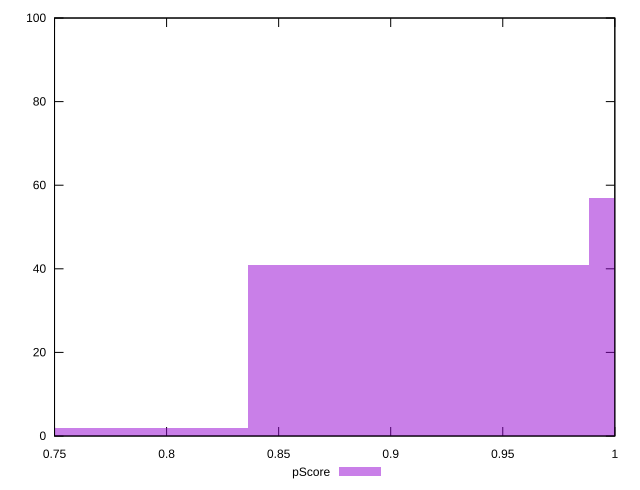

This chart was generated by the following gnuplot code:
reset

$pScore <<EOF
1.064519046509636 57
0.9124448970082595 41
0.7603707475068828 2
EOF

set key outside below
set boxwidth 0.15207414950137657
set xrange [0.75:1]
set yrange [0:100]
set trange [0:100]
set style fill transparent solid 0.5 noborder
set terminal svg size 640, 490 enhanced background rgb 'white'
set output "report/report_00029_2021-02-24T13-36-40.390Z/legacy-javascript/samples/astro/pScore/histogram.svg"

plot $pScore title "pScore" with boxes

reset
